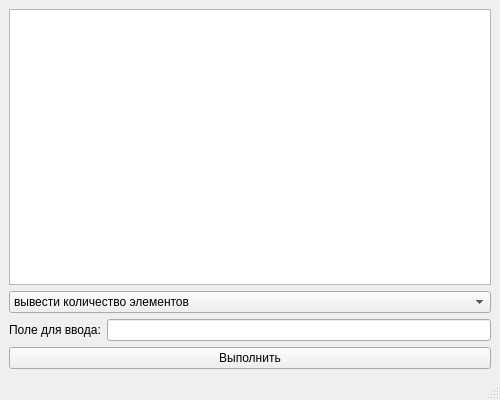
<?xml version="1.0" encoding="UTF-8"?>
<ui version="4.0">
 <class>MainWindow</class>
 <widget class="QMainWindow" name="MainWindow">
  <property name="geometry">
   <rect>
    <x>0</x>
    <y>0</y>
    <width>500</width>
    <height>400</height>
   </rect>
  </property>
  <property name="minimumSize">
   <size>
    <width>500</width>
    <height>400</height>
   </size>
  </property>
  <property name="maximumSize">
   <size>
    <width>500</width>
    <height>400</height>
   </size>
  </property>
  <property name="windowTitle">
   <string>Работа с вектором</string>
  </property>
  <widget class="QWidget" name="centralwidget">
   <layout class="QVBoxLayout" name="verticalLayout">
    <item>
     <widget class="QTextEdit" name="textEdit">
      <property name="readOnly">
       <bool>true</bool>
      </property>
     </widget>
    </item>
    <item>
     <widget class="QComboBox" name="comboBox">
      <item>
       <property name="text">
        <string>вывести количество элементов</string>
       </property>
      </item>
      <item>
       <property name="text">
        <string>вставить элемент в конец вектора</string>
       </property>
      </item>
      <item>
       <property name="text">
        <string>удалить элемент вектора с позиции</string>
       </property>
      </item>
     </widget>
    </item>
    <item>
     <layout class="QHBoxLayout" name="horizontalLayout">
      <item>
       <widget class="QLabel" name="label">
        <property name="text">
         <string>Поле для ввода:</string>
        </property>
       </widget>
      </item>
      <item>
       <widget class="QLineEdit" name="lineEdit"/>
      </item>
     </layout>
    </item>
    <item>
     <widget class="QPushButton" name="pushButton">
      <property name="text">
       <string>Выполнить</string>
      </property>
     </widget>
    </item>
   </layout>
  </widget>
  <widget class="QMenuBar" name="menubar">
   <property name="geometry">
    <rect>
     <x>0</x>
     <y>0</y>
     <width>500</width>
     <height>22</height>
    </rect>
   </property>
  </widget>
  <widget class="QStatusBar" name="statusbar"/>
 </widget>
 <resources/>
 <connections/>
</ui>
